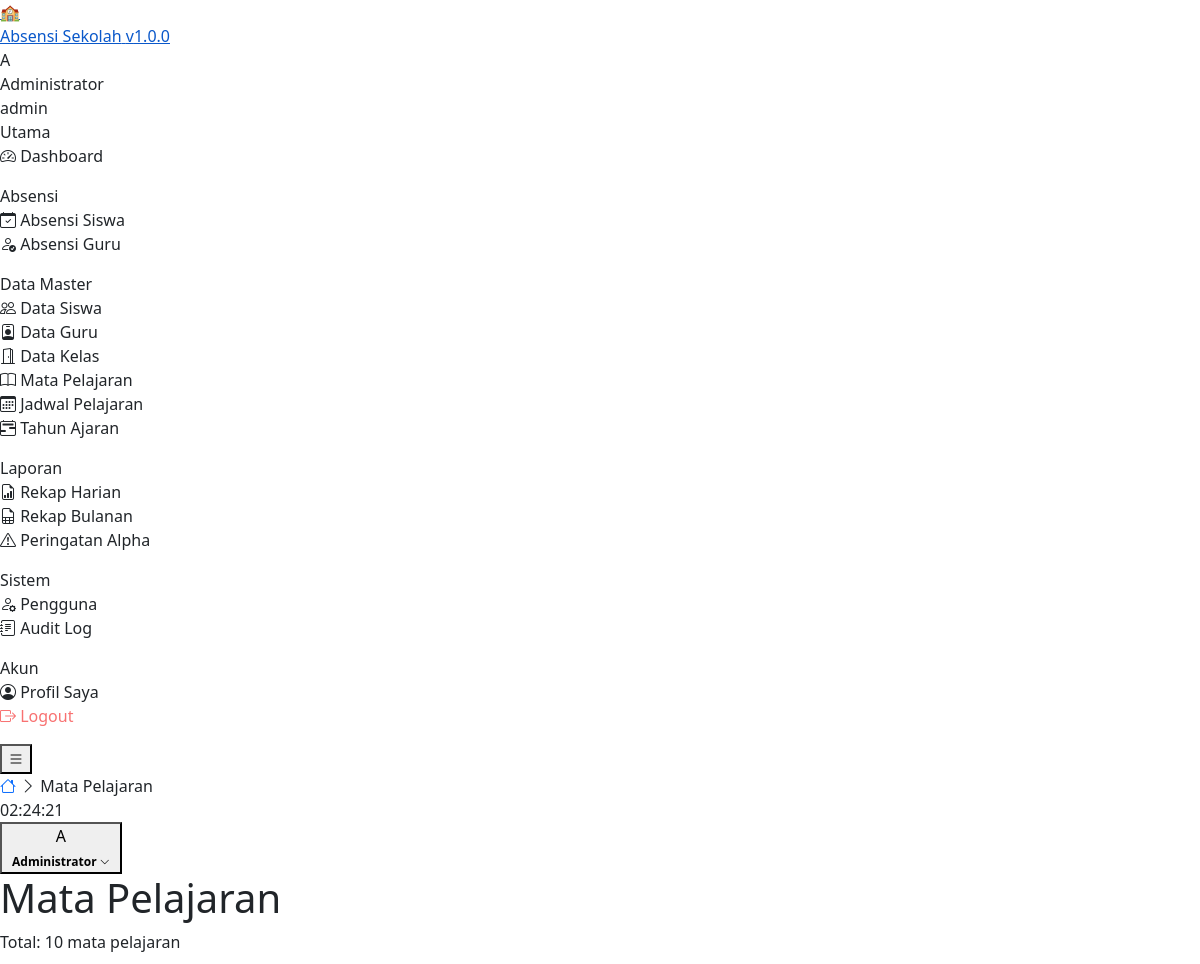
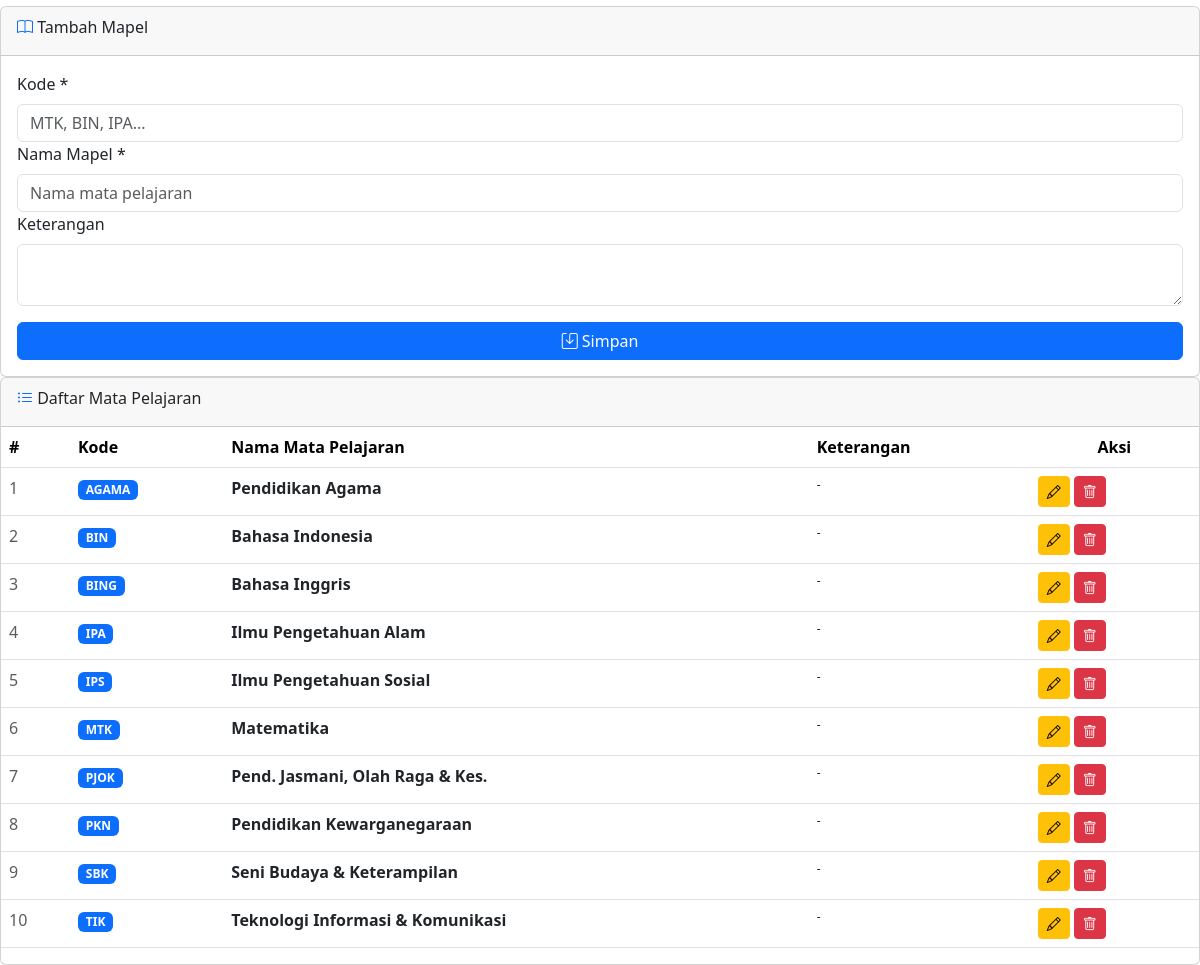
Screenshot of /admin/mapel/index.php (signed in) with the database file from the repository (2 pictures, top to bottom).
### tables this page shows
CREATE TABLE IF NOT EXISTS `mata_pelajaran` (
  `id` INT AUTO_INCREMENT PRIMARY KEY,
  `kode` VARCHAR(10) UNIQUE NOT NULL,
  `nama` VARCHAR(100) NOT NULL,
  `keterangan` TEXT DEFAULT NULL,
  `created_at` TIMESTAMP DEFAULT CURRENT_TIMESTAMP
);

### includes/functions.php (called while the page is built, shortened)
<?php
function e($str): string {
    return htmlspecialchars($str, ENT_QUOTES, 'UTF-8');
}

### includes/auth.php (called while the page is built, shortened)
<?php
function generateCsrf(): string {
    return $_SESSION['csrf_token'];
}

### admin/mapel/index.php (the view, shortened to what this page needs)
<?php
require_once __DIR__ . '/../../includes/auth.php';
require_once __DIR__ . '/../../includes/functions.php';
$db = getDB();
$mapelList = $db->query("SELECT * FROM mata_pelajaran ORDER BY kode")->fetchAll();
$editData  = null;
include __DIR__ . '/../../includes/header.php';
?>
<div class="page-header"><div><h1 class="page-title">Mata Pelajaran</h1><p class="page-subtitle">Total: <?= count($mapelList) ?> mata pelajaran</p></div></div>
<div class="grid" style="grid-template-columns:1fr 2fr;gap:20px;">
    <div class="card">
        <div class="card-header"><div class="card-title"><i class="bi bi-book text-primary"></i> <?= $editData?'Edit':'Tambah' ?> Mapel</div></div>
        <div class="card-body">
            <form method="POST">
                <div class="form-group">
                    <label class="form-label">Kode <span class="required">*</span></label>
                    <input type="text" class="form-control" name="kode" value="<?= e($editData['kode']??'') ?>" placeholder="MTK, BIN, IPA..." required style="text-transform:uppercase;" maxlength="10">
                </div>
                <div class="form-group">
                    <label class="form-label">Nama Mapel <span class="required">*</span></label>
                    <input type="text" class="form-control" name="nama" value="<?= e($editData['nama']??'') ?>" placeholder="Nama mata pelajaran" required>
                </div>
                <div class="form-group" style="margin-bottom:16px;">
                    <label class="form-label">Keterangan</label>
                    <textarea class="form-control" name="keterangan" rows="2"><?= e($editData['keterangan']??'') ?></textarea>
                </div>
                <div style="display:flex;gap:8px;">
                    <button type="submit" class="btn btn-primary" style="flex:1;"><i class="bi bi-save"></i> <?= $editData?'Perbarui':'Simpan' ?></button>
                </div>
            </form>
        </div>
    </div>
    <div class="card">
        <div class="card-header"><div class="card-title"><i class="bi bi-list-ul text-primary"></i> Daftar Mata Pelajaran</div></div>
        <div class="table-wrapper">
            <table class="table">
                <thead><tr><th>#</th><th>Kode</th><th>Nama Mata Pelajaran</th><th>Keterangan</th><th class="text-center">Aksi</th></tr></thead>
                <tbody>
                    <?php foreach ($mapelList as $i=>$mp): ?>
                    <tr>
                        <td class="text-muted"><?= $i+1 ?></td>
                        <td><span class="badge bg-primary"><?= e($mp['kode']) ?></span></td>
                        <td style="font-weight:600;color:var(--text-primary);"><?= e($mp['nama']) ?></td>
                        <td style="color:var(--text-muted);font-size:12px;"><?= e($mp['keterangan']??'-') ?></td>
                        <td>
                            <div class="actions">
                                <a href="?edit=<?= $mp['id'] ?>" class="btn btn-sm btn-warning"><i class="bi bi-pencil"></i></a>
                                <a href="?hapus=<?= $mp['id'] ?>&csrf_token=<?= generateCsrf() ?>" class="btn btn-sm btn-danger" data-confirm="Hapus mapel <?= e($mp['nama']) ?>?"><i class="bi bi-trash"></i></a>
                            </div>
                        </td>
                    </tr>
                    <?php endforeach; ?>
                </tbody>
            </table>
        </div>
    </div>
</div>
<?php include __DIR__ . '/../../includes/footer.php'; ?>

### rows the page displays
mata_pelajaran: kode "AGAMA", nama "Pendidikan Agama", keterangan "-"
mata_pelajaran: kode "BIN", nama "Bahasa Indonesia", keterangan "-"
mata_pelajaran: kode "BING", nama "Bahasa Inggris", keterangan "-"
mata_pelajaran: kode "IPA", nama "Ilmu Pengetahuan Alam", keterangan "-"
mata_pelajaran: kode "IPS", nama "Ilmu Pengetahuan Sosial", keterangan "-"
mata_pelajaran: kode "MTK", nama "Matematika", keterangan "-"
mata_pelajaran: kode "PJOK", nama "Pend. Jasmani, Olah Raga & Kes.", keterangan "-"
mata_pelajaran: kode "PKN", nama "Pendidikan Kewarganegaraan", keterangan "-"
mata_pelajaran: kode "SBK", nama "Seni Budaya & Keterampilan", keterangan "-"
mata_pelajaran: kode "TIK", nama "Teknologi Informasi & Komunikasi", keterangan "-"

### other values shown
APP_NAME "Absensi Sekolah"
APP_VERSION "1.0.0"
$initials "A"
$user['nama'] "Administrator"
$role "admin"
$label "Dashboard Absensi Siswa Absensi Guru Data Siswa Data Guru Data Kelas Mata Pelajaran Jadwal Pelajaran Tahun Ajaran Rekap Harian Rekap Bulanan Peringatan Alpha Pengguna Audit Log Profil Saya"
$crumb['label'] "Mata Pelajaran"
explode(' ', $user['nama'])[0] "Administrator"
count($mapelList) "10"
